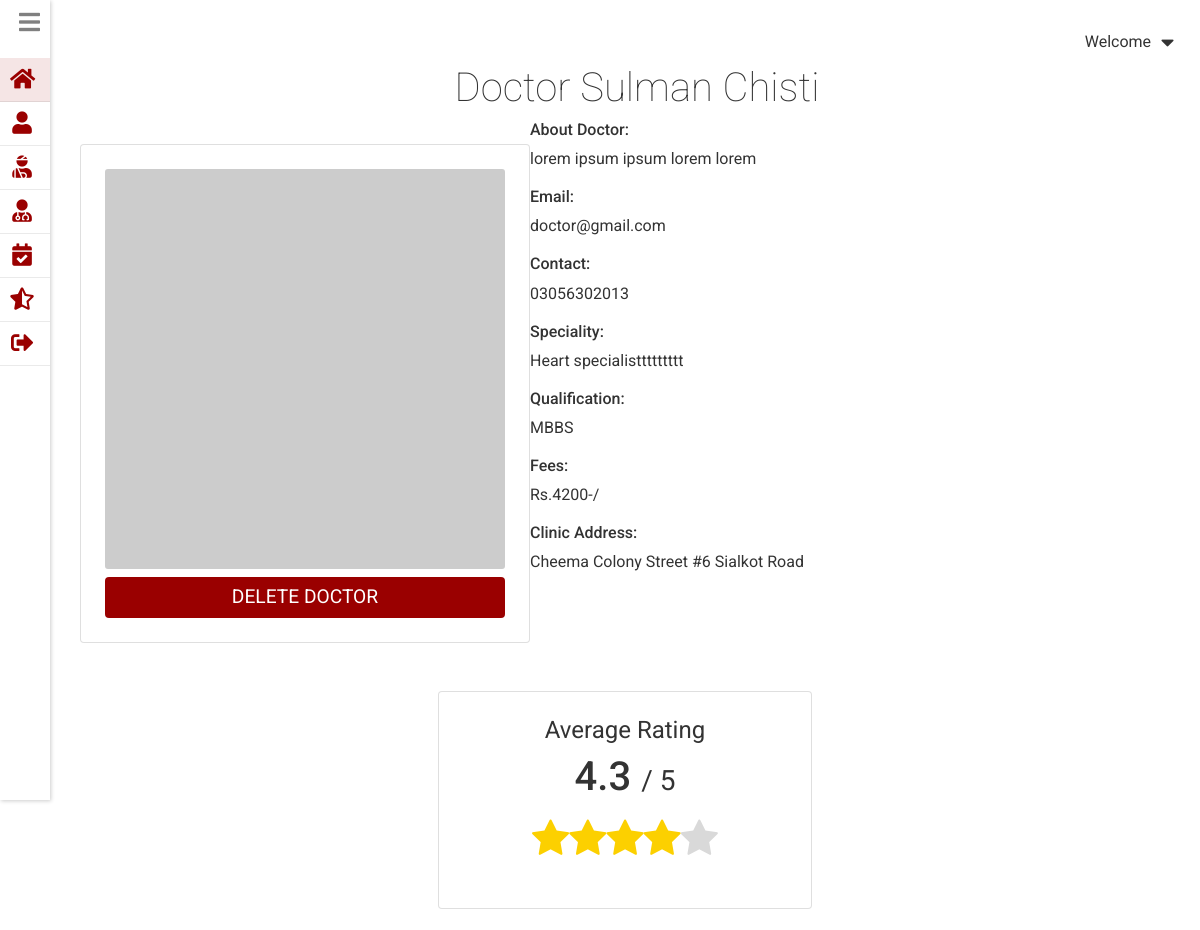
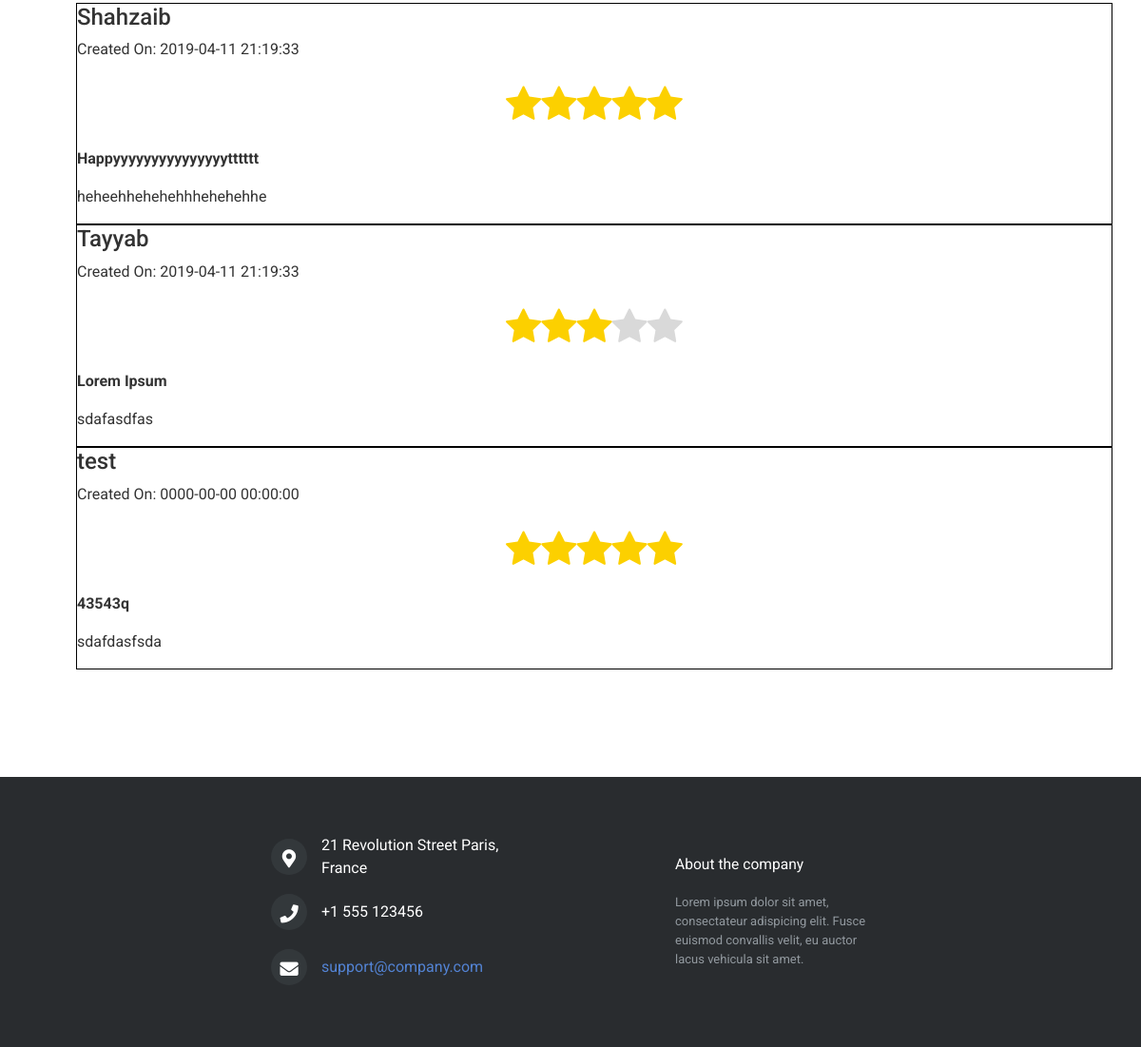
The app's page /admin/doctor_detail.php?doctor_id=15 (signed in) with its own data (2 pictures, top to bottom).
### tables this page shows
CREATE TABLE `doctors` (
  `id` int(11) NOT NULL,
  `username` varchar(255) NOT NULL,
  `name` varchar(255) NOT NULL,
  `email` varchar(255) NOT NULL,
  `gender` varchar(6) NOT NULL,
  `hashedPassword` varchar(255) NOT NULL,
  `phone` varchar(60) NOT NULL,
  `address` varchar(255) NOT NULL,
  `city` varchar(60) NOT NULL,
  `dob` varchar(255) NOT NULL,
  `about` varchar(255) NOT NULL,
  `specialization` varchar(60) NOT NULL,
  `qualification` varchar(60) NOT NULL,
  `fees` int(11) NOT NULL,
  `created_on` timestamp NOT NULL DEFAULT CURRENT_TIMESTAMP
);

CREATE TABLE `reviews` (
  `id` int(11) NOT NULL,
  `rating` int(2) NOT NULL,
  `doctor_id` int(11) NOT NULL,
  `patient_id` int(11) NOT NULL,
  `subject` varchar(255) NOT NULL,
  `message` varchar(255) NOT NULL,
  `created_on` timestamp NULL DEFAULT CURRENT_TIMESTAMP
);

CREATE TABLE `patients` (
  `id` int(11) NOT NULL,
  `username` varchar(255) NOT NULL,
  `name` varchar(255) NOT NULL,
  `email` varchar(255) NOT NULL,
  `gender` varchar(6) NOT NULL,
  `hashedPassword` varchar(255) NOT NULL,
  `phone` varchar(255) NOT NULL,
  `address` varchar(255) NOT NULL,
  `city` varchar(255) NOT NULL,
  `dob` varchar(255) NOT NULL,
  `created_on` timestamp NOT NULL DEFAULT CURRENT_TIMESTAMP
);

### private/model/doctor.class.php (called while the page is built, shortened)
<?php
class Doctor
{
    private $id;
    private $name;
    private $email;
    private $phone;
    private $address;
    private $about;
    private $specialization;
    private $qualification;
    private $fees;
    static private $db;
    function __construct($args =[]){
            $this->setId($args[DoctorTable::COLUMN_ID] ?? '');
    }
    static public function setDatabase($pdo){
      if($pdo){
        Doctor::$db = $pdo;
      }
      else{
        throw new \Exception("Please pass valid database in doctor ");
      }
    }
    static public function find_doctor_by_id($id){
        $queryString = "SELECT * FROM ".DoctorTable::TABLE_NAME;
        $queryString .= " WHERE ".DoctorTable::COLUMN_ID." = ?";
        $stmt = Doctor::$db->prepare($queryString);
        $stmt->execute([$id]);
        $doctor = $stmt->fetch(PDO::FETCH_ASSOC);
        if($doctor){
          return new Doctor($doctor);
        }
        return false;
    }
    public function getId() {
         return $this->id;
    }
    public function setId($id) {
         $this->id = $id;
         $this->reviews = Review::find_reviews_by_doctor_id($id);
    }
    public function getName() {
         return $this->name;
    }
    public function setName($name) {
         $this->name = $name;
    }
    public function getEmail() {
         return $this->email;
    }
    public function setEmail($email) {
         $this->email = $email;
    }
    public function getPhone() {
         return $this->phone;
    }
    public function setPhone($phone) {
         $this->phone = $phone;
    }
    public function getAddress() {
         return $this->address;
    }
    public function setAddress($address) {
         $this->address = $address;
    }
    public function getAbout() {
         return $this->about;
    }
    public function setAbout($about) {
         $this->about = $about;
    }
    public function getSpecialization() {
         return $this->specialization;
    }
    public function setSpecialization($specialization) {
         $this->specialization = $specialization;
    }
    public function getQualification() {
         return $this->qualification;
    }
    public function setQualification($qualification) {
         $this->qualification = $qualification;
    }
    public function getFees() {
         return $this->fees;
    }
    public function setFees($fees) {
         $this->fees = $fees;
    }
}
 ?>

### private/functions.php (called while the page is built, shortened)
<?php
  function urlFor($script_path) {
      if($script_path[0] != '/') {
        $script_path = "/" . $script_path;
      }
      return WWW_ROOT . $script_path;
  }
?>

### private/model/patient.class.php (called while the page is built, shortened)
<?php
class Patient {
    private $name;
    static private $db;
  static public function setDatabase($pdo){
    if($pdo){
      Patient::$db = $pdo;
    }
    else{
      throw new \Exception("Please pass valid database in Patient ");
    }
  }
  static public function find_patient_by_id($id){
    $queryString  = "SELECT * FROM ".PatientTable::TABLE_NAME." ";
    $queryString .= "WHERE ".PatientTable::COLUMN_ID." = ?";
    $stmt = Patient::$db->prepare($queryString);
    $stmt->execute([$id]);
    $patient = $stmt->fetch(PDO::FETCH_ASSOC);
    if($patient){
      return new Patient($patient);
    }
    else {
      return false;
    }
  }
  public function setName($name='')
  {
    $this->name = $name;
  }
  public function getName()
  {
    return $this->name;
  }
}
?>

### public/admin/doctor_detail.php (the view, shortened to what this page needs)
<?php  require_once('../../private/initialize.php');
    $doctor_id =  $_GET['doctor_id'] ?? '';
    $doctor = Doctor::find_doctor_by_id($doctor_id);
        $reviews = [];
        $reviewsAssoc = Review::find_reviews_by_doctor_id($doctor_id);
        foreach ($reviewsAssoc as $reviewAssoc) {
          $reviews[] = new Review($reviewAssoc);
        }
  require_once(getSharedFilePath('admin/header.php'));
?>
    <section class="main_content">
      <h1 class=" "><?php echo $doctor->getName(); ?></h1>
      <div class="d-flex">
        <div class="card">
          <img class="card-img img-fluid" src="https://placehold.it/400x400" alt="">
          <a class="btn btn-primary mt-2" href="<?php echo urlFor('admin/delete_doctor.php')."?doctor_id=".$doctor->getId(); ?>">Delete Doctor</a>
        </div>
        <div class="">
          <div class="">
            <h6>About Doctor:</h6>
            <p><?php echo $doctor->getAbout(); ?></p>
          </div>
          <div class="">
            <h6>Email:</h6>
            <p><?php echo $doctor->getEmail(); ?></p>
          </div>
          <div class="">
            <h6>Contact:</h6>
            <p><?php echo $doctor->getPhone(); ?></p>
          </div>
          <div class="">
            <h6>Speciality:</h6>
            <p><?php echo $doctor->getSpecialization(); ?></p>
          </div>
          <div class="">
            <h6>Qualification:</h6>
            <p><?php echo $doctor->getQualification(); ?></p>
          </div>
          <div class="">
            <h6>Fees:</h6>
            <p><?php echo "Rs.".$doctor->getFees()."-/"; ?></p>
          </div>
          <div class="">
            <h6>Clinic Address:</h6>
            <p><?php echo $doctor->getAddress(); ?></p>
          </div>
        </div>
      </div>
      <section class="doctor-rating-holder">
        <div class="row d-flex  justify-content-around">
          <div class="average-rating-container card col-4">
            <h4>Average Rating</h4>
            <h2><?php echo Review::get_average_doctor_rating($doctor->getId()); ?> <span>/ 5 </span></h2>
            <?php echo Review::getRatingStars((int) Review::get_average_doctor_rating($doctor->getId())); ?>
          </div>
        </div>
        <div>
            <?php foreach ($reviews as $review): ?>
              <div class="single-review" style="border: 1px solid #000">
                <h4><?php echo $review->getPatient()->getName(); ?></h4>
                <p>Created On: <?php echo $review->getCreatedOn(); ?></p>
                  <?php echo Review::getRatingStars($review->getRating()); ?>
                <p> <b><?php echo $review->getSubject(); ?></b> </p>
                <p> <?php echo $review->getMessage(); ?></p>
              </div>
            <?php endforeach; ?>
        </div>
      </section>
    </section>
<?php   require_once(getSharedFilePath('patient/footer.php')); ?>

### private/styles/css/main.css (style rules this page uses)
* { margin: 0; padding: 0; font-family: 'Roboto', sans-serif; color: #333333; }
.main_content { width: 100%; padding: 0 30px; margin-bottom: 200px; }
.main_content h1 { font-weight: lighter; text-align: center; margin-left: 24px; margin-top: 64px; }
.btn.btn-primary { background: #9a0000; font-size: 1.2em; text-transform: uppercase; outline: none; border: 0 solid #000; }
.card { padding: 24px; margin: 24px 0; }
.form-control, .btn { min-height: 38px; border-radius: 2px; }
.btn { font-size: 15px; font-weight: bold; }
.doctor-rating-holder { display: block; width: 100%; height: 100vh; }
.doctor-rating-holder .average-rating-container { text-align: center; }
.doctor-rating-holder .average-rating-container h4 { font-weight: normal; }
.doctor-rating-holder .average-rating-container h2 { font-size: 2.5em; }
.doctor-rating-holder .average-rating-container h2 span { font-weight: normal; font-size: 0.7em; }

### records on screen
doctors: name "Doctor Sulman Chisti", about "lorem ipsum ipsum lorem lorem", email "doctor@gmail.com", phone "03056302013", specialization "Heart specialisttttttttt", qualification "MBBS", fees "4200", address "Cheema Colony Street #6 Sialkot Road"
reviews: patient.name "Shahzaib", created_on "2019-04-11 21:19:33", subject "Happyyyyyyyyyyyyyyytttttt", message "heheehhehehehhhehehehhe"
reviews: patient.name "Tayyab", created_on "2019-04-11 21:19:33", subject "Lorem Ipsum", message "sdafasdfas"
reviews: patient.name "test", created_on "0000-00-00 00:00:00", subject "43543q", message "sdafdasfsda"

### other values on screen
Review::get_average_doctor_rating($doctor->getId()) "4.3"
